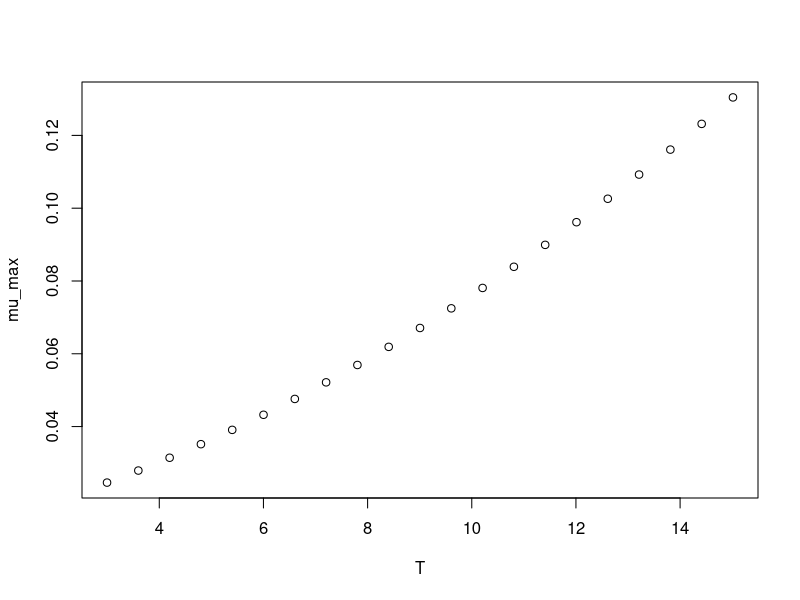

This chart was generated by the following R code:
#############################
# start of Parameter script
#############################
T <- seq(2.997002997003,15.015,length.out=21)
#############################
# end of Parameter script
#############################
############################# 
# start of Model script Gropin ID 254 
#############################
 
# constant coefficients for this model
a <- 0.017
Tmin <- -6.23
 
variables <- data.frame(T)
argumentsPar <- expand.grid(variables)
 
# heart of the model
response_surface <- function(T) {
   mumax <-(a*(T-Tmin))^2

return(mumax=mumax)
} 

# output parameters
mumax <- cbind(argumentsPar,response_surface(argumentsPar['T']))
colnames(mumax) <- c(colnames(argumentsPar),'mumax')
#############################
# End of Model script
#############################
############################# 
# start of Visualisation script Gropin ID 254 
#############################
plot(T,mumax$mumax,
                          xlab='T',
                          ylab='mu_max')
#############################
# End of Visualisation script
#############################
